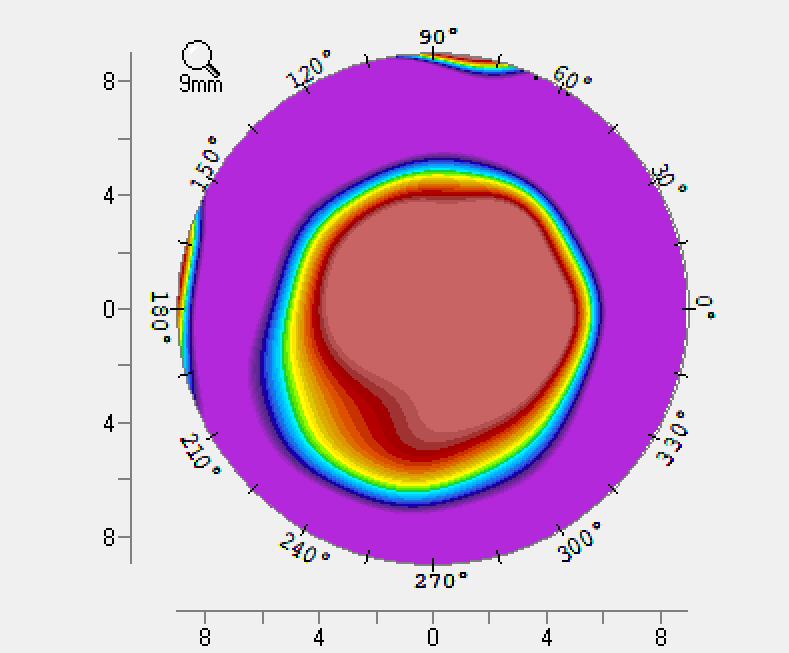
#> input picture tests/001.png, 789 x 653 px, found by its file name
$ python tools_BigCircle_v2.0.py
#> lines starting #> are read from the running program, lines starting #| are printed output that depends on the picture; after the words box and inside, x2 and y2 are one past the last pixel; in counts of white or black regions, pixels touching at a corner belong together
#pre：尝试得到色彩为（128，128，128）的灰色轮廓
#post：得到了完美的外圆+比例尺图形：file output v2.0，需要在V2.1中拟合圆形

import cv2
import numpy as np


def extract_gray_edge(image_path):
    # 1. input
#> called with image_path = '../../../data/test_data/001.png'
    img = cv2.imread(image_path)
#> img is the input picture: shape (653, 789, 3); mean B, G, R 203.4, 171.3, 208.9
    if img is None:
        print("错误：无法读取图片")
        return

    target_gray = np.array([128, 128, 128])

    # 是否增加“包容”性？记得取消注释符号
    tolerance = 2
    lower_gray = target_gray - tolerance
    upper_gray = target_gray + tolerance

    # 2. make mask
    #gray_mask = cv2.inRange(img, lower_gray, upper_gray)
    #不增加包容性 (经验证，对目前取样没有影响，记得取消注释符号）
    gray_mask = cv2.inRange(img, target_gray, target_gray)
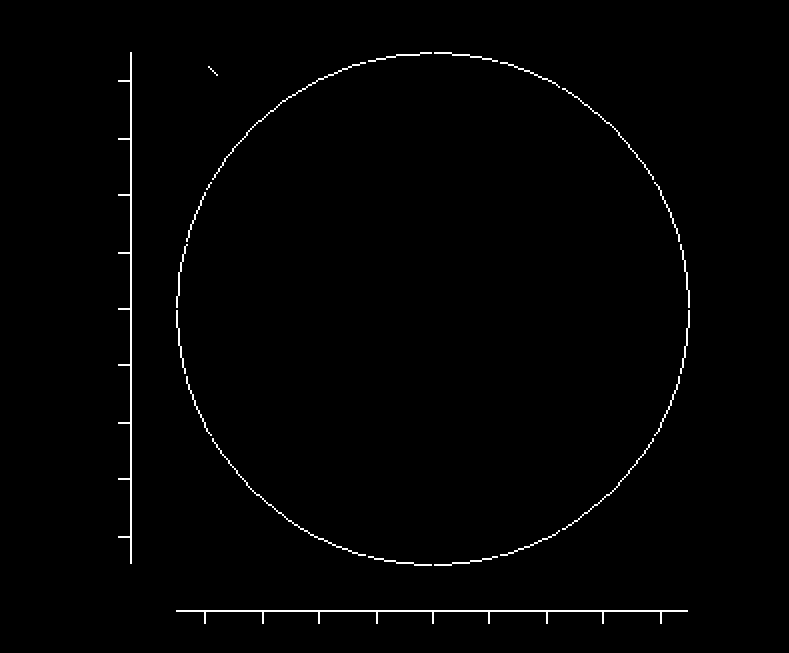
#> gray_mask: shape (653, 789); 1% white in thin lines or dots, all inside (x1, y1, x2, y2) = (118, 52, 690, 624)
    # 3. 得到点
    points = cv2.findNonZero(gray_mask)
#> points = contour of 5320 points, box (x1, y1, x2, y2) (118, 52, 690, 624), area 12766
    if points is not None:
        print(f"检测到符合条件的灰度点数量: {len(points)}")
#| 检测到符合条件的灰度点数量: 5320
    else:
        print("未检测到符合条件的灰度点")
        return

    # 4. putput
    cv2.imshow("Original", img)
    cv2.imshow("Detected Gray Points (128, 128, 128)", gray_mask)

    cv2.waitKey(0)
    cv2.destroyAllWindows()


# run
extract_gray_edge('../../../data/test_data/001.png')

$ run again, with tests/002.png copied over tests/001.png
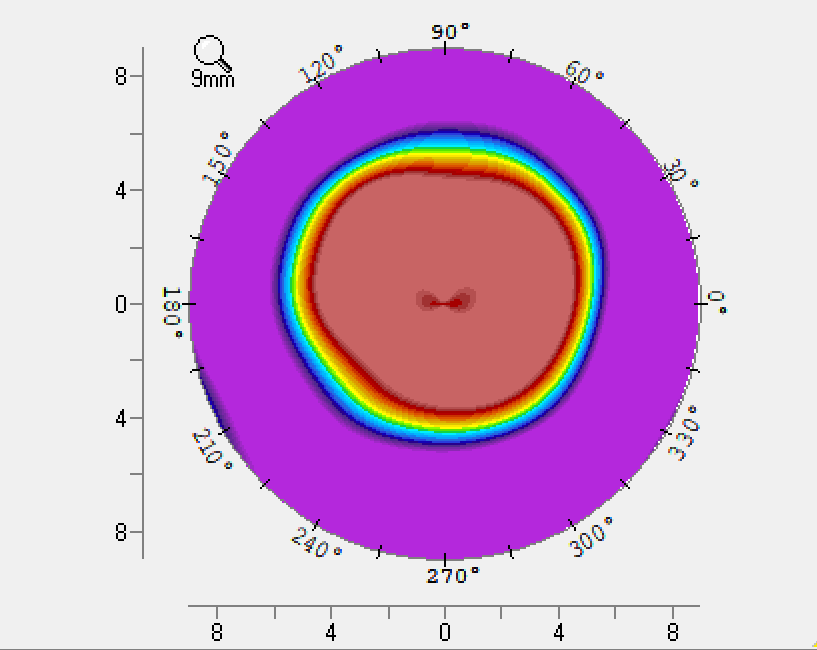
#> input picture tests/002.png, 817 x 650 px, found by its file name
#> in extract_gray_edge, img is the input picture: shape (650, 817, 3); mean B, G, R 209.3, 171.4, 211
#> in extract_gray_edge, `gray_mask = cv2.inRange(img, target_gray, target_gray)`:
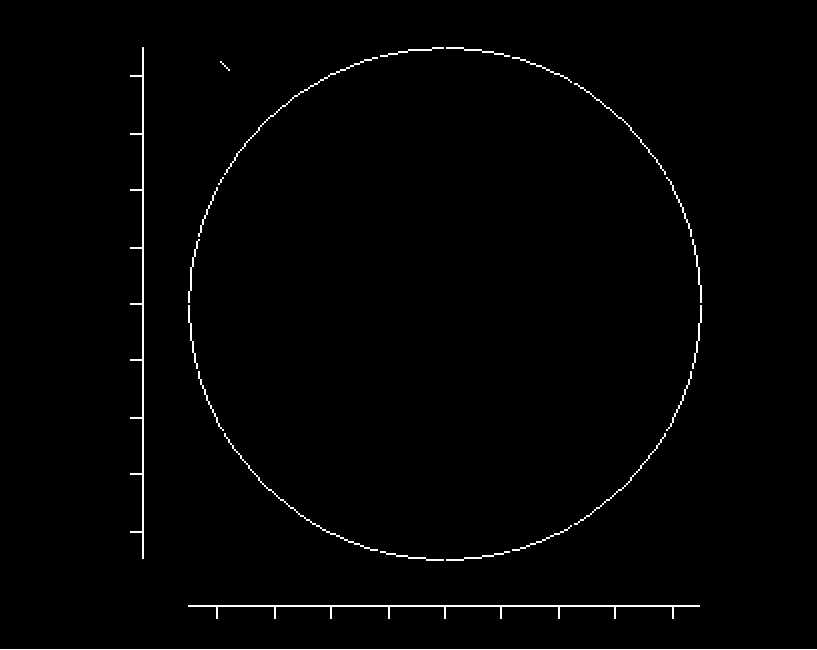
#> gray_mask: shape (650, 817); 1.2% white in thin lines or dots
#> points = contour of 6137 points, box (x1, y1, x2, y2) (0, 47, 817, 650), area 58010
#| 检测到符合条件的灰度点数量: 6137

$ run again, with tests/003.png copied over tests/001.png
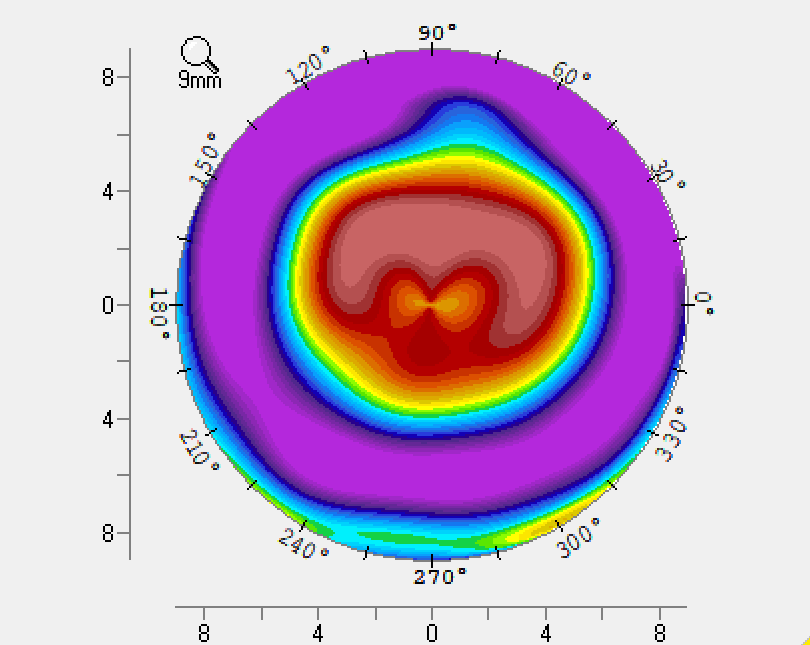
#> input picture tests/003.png, 810 x 645 px, found by its file name
#> in extract_gray_edge, img is the input picture: shape (645, 810, 3); mean B, G, R 201.4, 174.8, 198.3
#> in extract_gray_edge, `gray_mask = cv2.inRange(img, target_gray, target_gray)`:
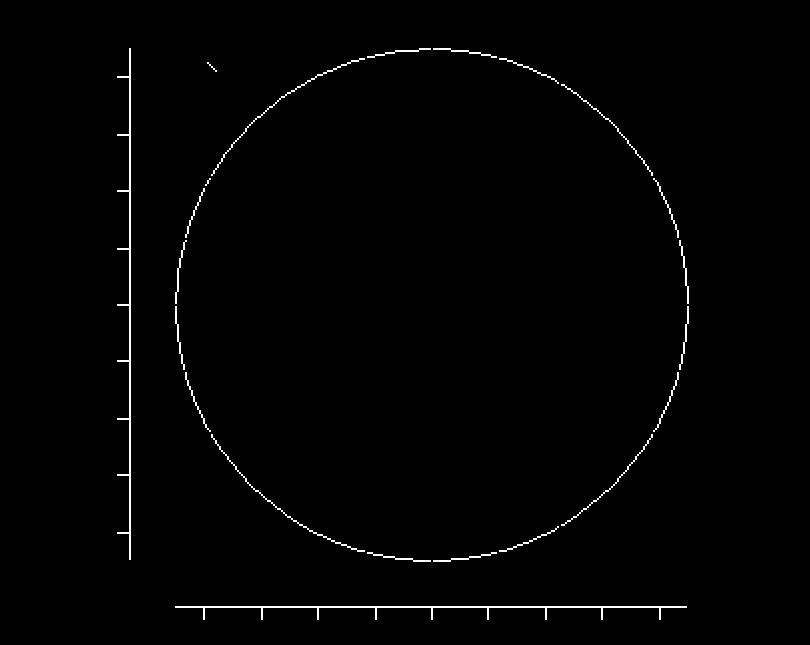
#> gray_mask: shape (645, 810); 1% white in thin lines or dots, all inside (x1, y1, x2, y2) = (117, 48, 689, 620)
#> points = contour of 5320 points, box (x1, y1, x2, y2) (117, 48, 689, 620), area 12766
#| 检测到符合条件的灰度点数量: 5320
